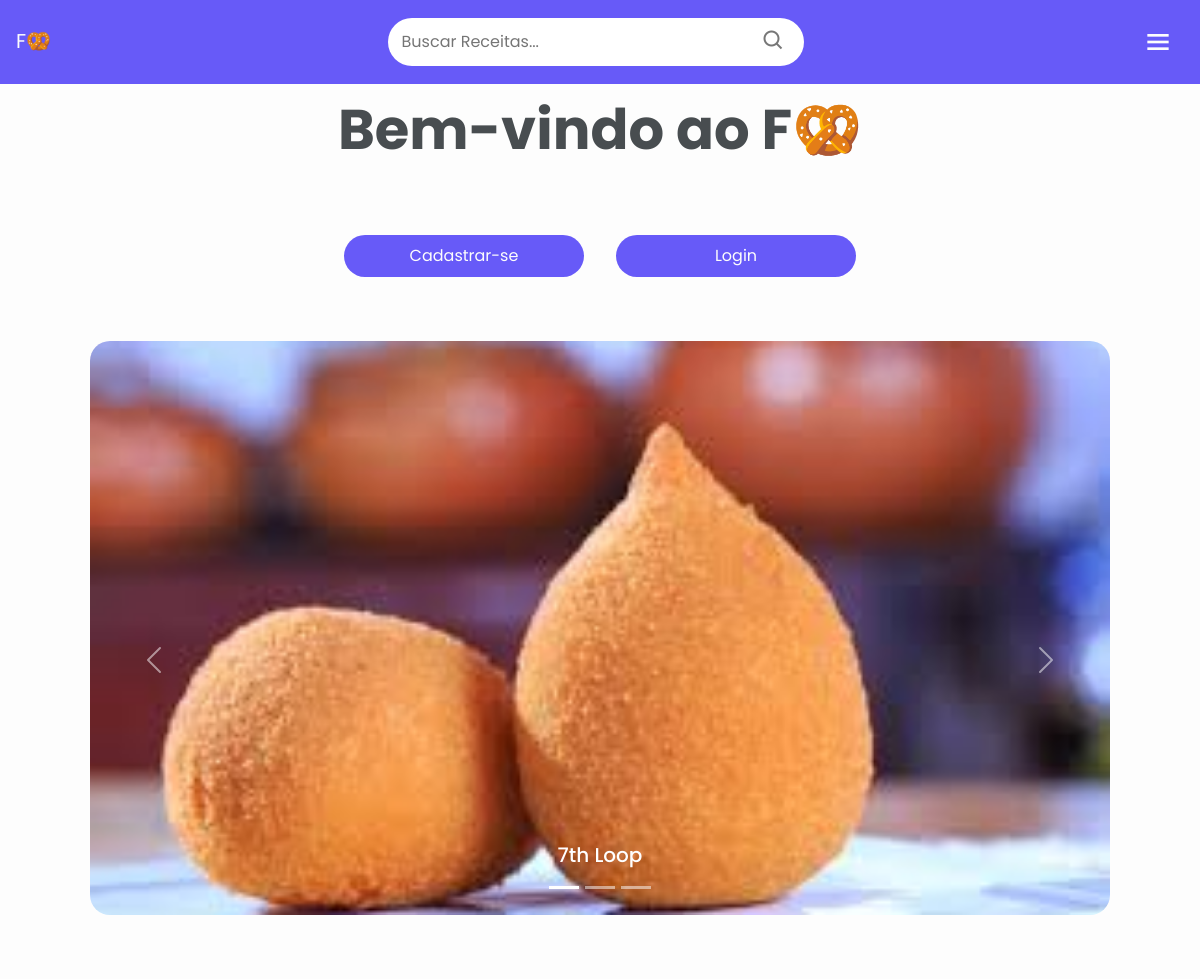
Page /home on the earlier database version.
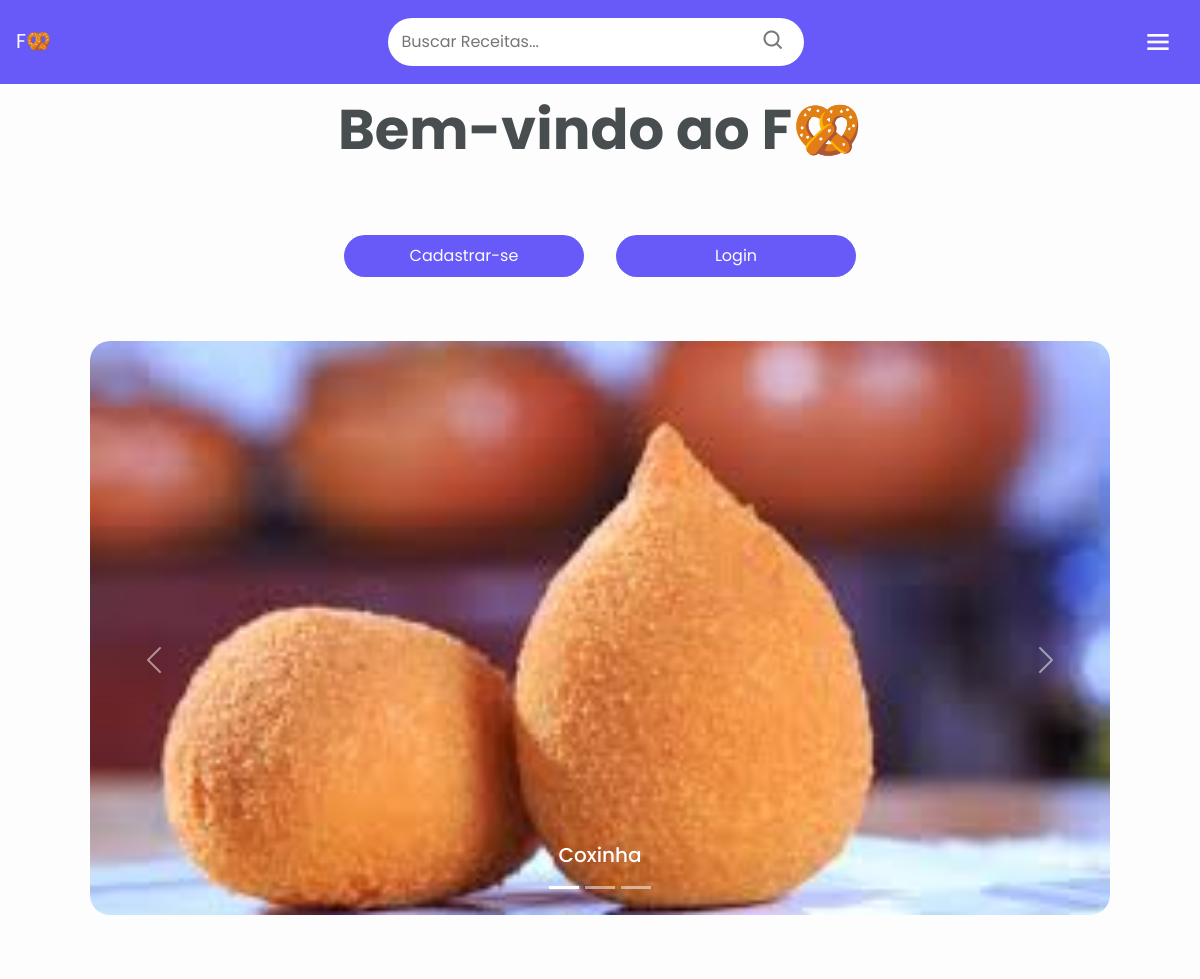
Same page on the later database version.
### recipebook/models.py (models this page shows, shortened)
class Recipe(db.Model):
    __tablename__ = 'recipe'
    id = db.Column(db.Integer, primary_key=True, autoincrement=True)
    user_id = db.Column(db.Integer, db.ForeignKey('user.id', ondelete="CASCADE"), nullable=False)
    title = db.Column(db.String(255), nullable=False)
    ingredients = db.Column(db.Text, nullable=False)
    steps = db.Column(db.Text, nullable=False)
    category_id = db.Column(db.Integer, db.ForeignKey('category.id', ondelete="CASCADE"), nullable=True)
    date_created = db.Column(db.DateTime(timezone=True), default=func.now())
    image_path = db.Column(db.String(255), nullable=True)

### recipebook/views.py (the view)
@bp.route("/")
@bp.route("/home")
def home():
    if current_user.is_authenticated:
        return redirect(url_for('recipes.home'))
    else:
        return render_template('landing.html', recipes=get_main_recipes())

### recipebook/recipes.py (called while the page is built)
def get_main_recipes():
    recipes = (
        db.session.query(Recipe.title, Recipe.image_path)
        .filter(Recipe.image_path.isnot(None))
        .limit(3)
        .all()
    )
    return recipes

### recipebook/templates/landing.html (shortened to what this page needs)
<!DOCTYPE html>
<html lang="pt-br">
<head>
    <link href="{{ url_for('static', filename='bootstrap/css/bootstrap.min.css') }}" rel="stylesheet">
    <link rel="stylesheet" href="{{ url_for('static', filename='css/navbar.css') }}">
    <link rel="stylesheet" href="{{ url_for('static', filename='css/index.css') }}">
    <link rel="stylesheet" href="{{ url_for('static', filename='css/main-usuario.css') }}">
</head>
<body>
{% if current_user.is_authenticated: %}
    {% include "search_component.html" %}
{% else: %}
        {% include "search_component_not_logged.html" %}
{% endif %}
<h1 id="Header" class="display-4 text-center fw-bold">Bem-vindo ao F🥨</h1>
{% if current_user.is_authenticated: %}
{% else: %}
    <div id="CaixaBotoes">
        <a href="/register" class="btn btn-lg fs-6">Cadastrar-se</a>
        <a href="/login" class="btn btn-lg fs-6">Login</a>
    </div>
{% endif %}
<div id="carouselExampleCaptions" class="carousel slide" data-bs-ride="carousel">
    <div id="Indicadores" class="carousel-indicators">
        <button type="button" data-bs-target="#carouselExampleCaptions" data-bs-slide-to="0" class="active" aria-current="true" aria-label="Slide 1"></button>
        <button type="button" data-bs-target="#carouselExampleCaptions" data-bs-slide-to="1" aria-label="Slide 2"></button>
        <button type="button" data-bs-target="#carouselExampleCaptions" data-bs-slide-to="2" aria-label="Slide 3"></button>
    </div>
    <div class="carousel-inner">
        <div class="carousel-item active">
            <img src="{{ url_for('static', filename='uploads/' + recipes[0].image_path) }}" class="d-block" alt="...">
            <div class="carousel-caption d-none d-md-block">
                <h5>{{ recipes[0].title }}</h5>
            </div>
        </div>
    </div>
    <button class="carousel-control-prev" type="button" data-bs-target="#carouselExampleCaptions" data-bs-slide="prev">
        <span class="carousel-control-prev-icon" aria-hidden="true"></span>
    </button>
    <button class="carousel-control-next" type="button" data-bs-target="#carouselExampleCaptions" data-bs-slide="next">
        <span class="carousel-control-next-icon" aria-hidden="true"></span>
    </button>
</div>
</body>
</html>

Differences in the rows shown:
changed Recipe: title "7th Loop" → "Coxinha"
